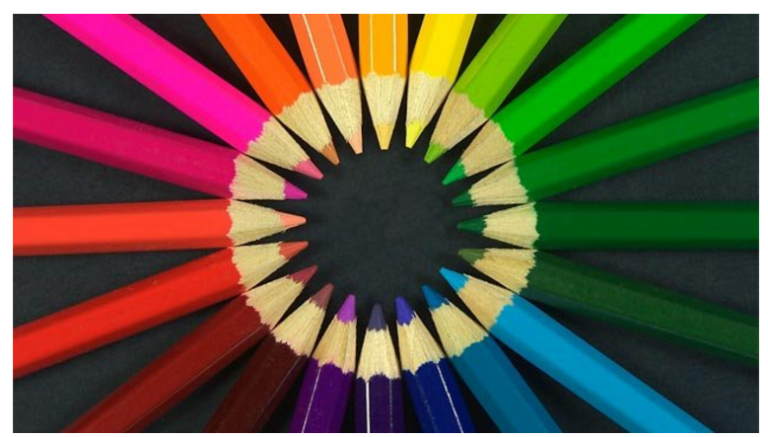
#> input picture MedyanFiltreleme/test.png, 768 x 437 px, found by its file name
$ python medyan_filtreleme.py
#> lines starting #> are read from the running program, lines starting #| are printed output that depends on the picture
from PIL import Image

image  = Image.open(r"C:\Users\emre\Documents\GitHub\Python-Goruntu-Isleme\MedyanFiltreleme\test.png")
#> image is the input picture: PIL image 768x437 RGBA; mean R, G, B, A 99, 84.3, 67.2, 255

loader = image.load()

image_width,image_height= image.size[0],image.size[1]
#> image_width = 768; image_height = 437
graylist = [[0]*image_height for x in range(image_width)]

temparray=[[0]*(image_height+2) for x in range(image_width+2)]

for i in range(image.size[0]):
    for j in range(image.size[1]):
        r,g,b,_ = image.getpixel((i,j))
        gray = (int)((r*0.2126)+(g*0.7152)+(b*0.0722))
        graylist[i][j] = gray
        loader[i,j] = (gray,gray,gray)
#> after the loop, graylist = 768 items

for ni in range (1,image_width+1):
    for nj in range (1,image_height+1):
        temparray [ni] [nj]  =  graylist [ni-1] [nj-1]
#> after the loop, temparray = 770 items

med = [0]*9

gecici = 0

for m in range(1,image_width+1):

    for n in range (1,image_height+1):

        med[0] = temparray[m-1][n-1]

        med[1] = temparray[m-1][n]

        med[2] = temparray[m-1][n+1]

        med[3] = temparray[m][n-1]

        med[4] = temparray[m][n]

        med[5] = temparray[m][n+1]

        med[6] = temparray[m+1][n-1]

        med[7] = temparray[m+1][n]

        med[8] = temparray[m+1][n+1]

        med = sorted(med)

        value = med[4]
#> after the loop, med = [0, 0, 0, 0, 0, 254, 254, 254, 254]

loader[m-1,n-1] = (value,value,value)

image.save(r"C:\Users\emre\Documents\GitHub\Python-Goruntu-Isleme\MedyanFiltreleme\resim_blured.png")
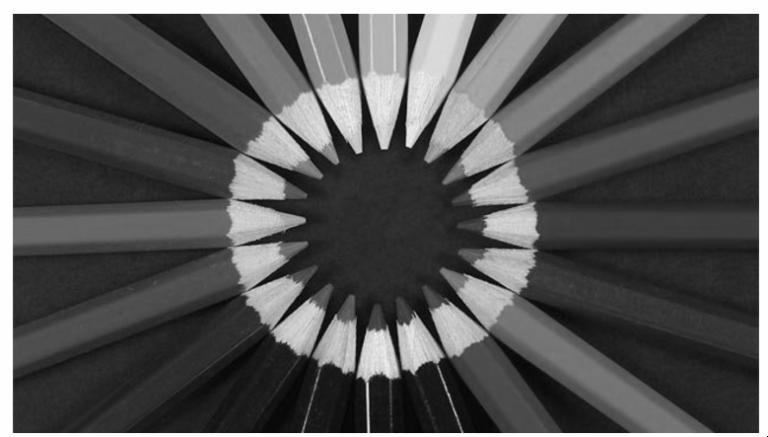
#> saved as resim_blured.png: PIL image 768x437 RGBA; mean R, G, B, A 85.7, 85.7, 85.7, 255
image.show
